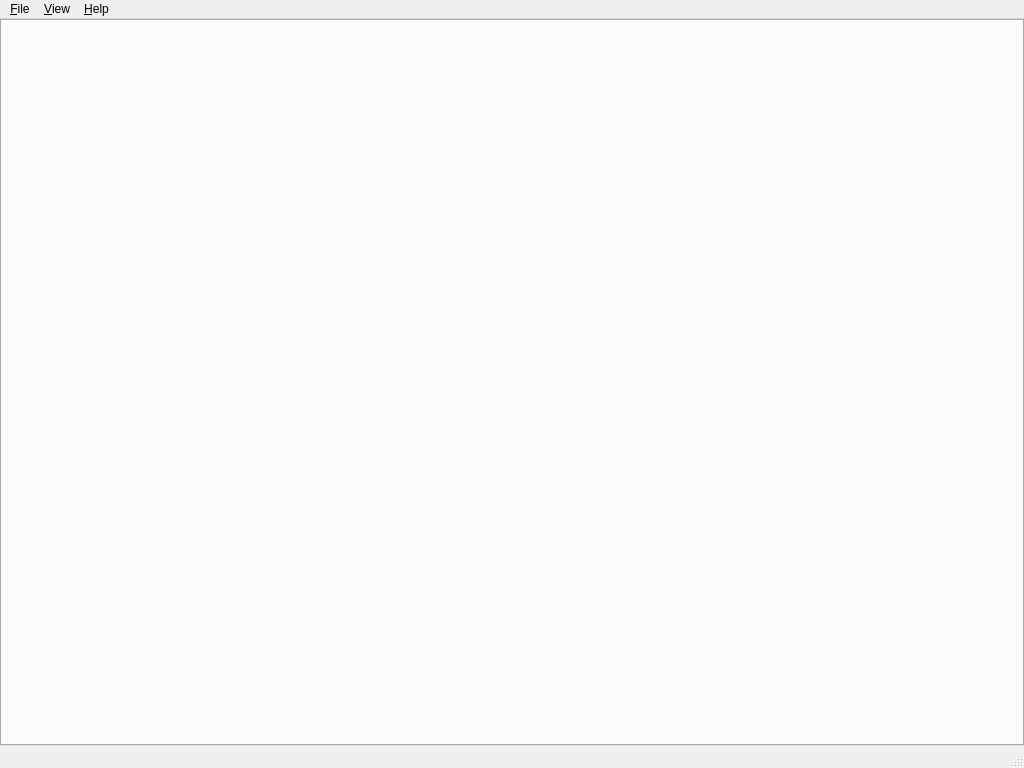
<?xml version="1.0" encoding="UTF-8"?>
<ui version="4.0">
 <class>MainWindow</class>
 <widget class="QMainWindow" name="MainWindow">
  <property name="geometry">
   <rect>
    <x>0</x>
    <y>0</y>
    <width>1024</width>
    <height>768</height>
   </rect>
  </property>
  <property name="minimumSize">
   <size>
    <width>800</width>
    <height>600</height>
   </size>
  </property>
  <property name="maximumSize">
   <size>
    <width>16777215</width>
    <height>16777215</height>
   </size>
  </property>
  <property name="windowTitle">
   <string>Hamcast Demo</string>
  </property>
  <property name="layoutDirection">
   <enum>Qt::LeftToRight</enum>
  </property>
  <property name="iconSize">
   <size>
    <width>12</width>
    <height>12</height>
   </size>
  </property>
  <widget class="QWidget" name="centralWidget">
   <property name="minimumSize">
    <size>
     <width>800</width>
     <height>550</height>
    </size>
   </property>
   <property name="layoutDirection">
    <enum>Qt::LeftToRight</enum>
   </property>
   <layout class="QGridLayout" name="gridLayout_2">
    <property name="margin">
     <number>0</number>
    </property>
    <property name="spacing">
     <number>0</number>
    </property>
    <item row="1" column="1">
     <layout class="QGridLayout" name="gridLayout">
      <property name="spacing">
       <number>0</number>
      </property>
      <item row="0" column="0">
       <widget class="QTabWidget" name="tabWidget">
        <property name="styleSheet">
         <string notr="true"/>
        </property>
        <property name="currentIndex">
         <number>-1</number>
        </property>
        <property name="movable">
         <bool>true</bool>
        </property>
       </widget>
      </item>
     </layout>
    </item>
   </layout>
  </widget>
  <widget class="QMenuBar" name="menuBar">
   <property name="geometry">
    <rect>
     <x>0</x>
     <y>0</y>
     <width>1024</width>
     <height>25</height>
    </rect>
   </property>
   <widget class="QMenu" name="menuDatei">
    <property name="title">
     <string>&amp;File</string>
    </property>
    <addaction name="actionConfig"/>
    <addaction name="actionBeenden"/>
   </widget>
   <widget class="QMenu" name="menuAnzeige">
    <property name="title">
     <string>&amp;View</string>
    </property>
    <addaction name="action_Fullscreen"/>
    <addaction name="action_Info"/>
    <addaction name="action_GoogleMap"/>
    <addaction name="actionFullscreen_Tree"/>
   </widget>
   <widget class="QMenu" name="menuHilfe">
    <property name="title">
     <string>&amp;Help</string>
    </property>
    <addaction name="action_About_2"/>
   </widget>
   <addaction name="menuDatei"/>
   <addaction name="menuAnzeige"/>
   <addaction name="menuHilfe"/>
  </widget>
  <widget class="QStatusBar" name="statusBar"/>
  <action name="actionBeenden">
   <property name="text">
    <string>&amp;Exit</string>
   </property>
  </action>
  <action name="actionVideostreaming">
   <property name="text">
    <string>&amp;Open</string>
   </property>
  </action>
  <action name="action_About">
   <property name="text">
    <string>&amp;About</string>
   </property>
  </action>
  <action name="action_Fullscreen">
   <property name="text">
    <string>&amp;Fullscreen</string>
   </property>
   <property name="toolTip">
    <string>Fenster auf Vollbild schalten</string>
   </property>
   <property name="shortcut">
    <string>F11</string>
   </property>
  </action>
  <action name="action_Layouts">
   <property name="text">
    <string>&amp;Layouts</string>
   </property>
  </action>
  <action name="action_About_2">
   <property name="text">
    <string>&amp;About</string>
   </property>
  </action>
  <action name="actionJoinGroup">
   <property name="icon">
    <iconset>
     <normaloff>add.png</normaloff>add.png</iconset>
   </property>
   <property name="text">
    <string>JoinGroup</string>
   </property>
   <property name="toolTip">
    <string>Join multicast Group</string>
   </property>
  </action>
  <action name="actionLeave">
   <property name="icon">
    <iconset>
     <normaloff>remove.png</normaloff>remove.png</iconset>
   </property>
   <property name="text">
    <string>leave</string>
   </property>
   <property name="toolTip">
    <string>leave multicast Group</string>
   </property>
  </action>
  <action name="action_Update">
   <property name="text">
    <string>&amp;Update</string>
   </property>
  </action>
  <action name="actionJoin">
   <property name="icon">
    <iconset>
     <normalon>add.png</normalon>
    </iconset>
   </property>
   <property name="text">
    <string>Join</string>
   </property>
  </action>
  <action name="actionLeave_2">
   <property name="icon">
    <iconset>
     <normalon>remove.png</normalon>
    </iconset>
   </property>
   <property name="text">
    <string>leave</string>
   </property>
  </action>
  <action name="action_Video_streaming">
   <property name="text">
    <string>&amp;Video streaming</string>
   </property>
  </action>
  <action name="action_Info">
   <property name="text">
    <string>&amp;Info</string>
   </property>
  </action>
  <action name="action_GoogleMap">
   <property name="text">
    <string>&amp;NodeMap</string>
   </property>
  </action>
  <action name="actionConfig">
   <property name="text">
    <string>&amp;Config</string>
   </property>
  </action>
  <action name="actionFullscreen_Tree">
   <property name="text">
    <string>Fullscreen Tree</string>
   </property>
   <property name="shortcut">
    <string>F8</string>
   </property>
  </action>
 </widget>
 <layoutdefault spacing="6" margin="11"/>
 <resources/>
 <connections/>
</ui>
